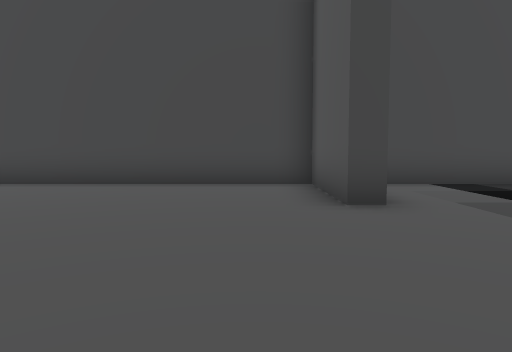
[1] (above)

16 first-person views from a walk through a Godot game level. The camera is 1.4 m above the floor, tilts 4° down and sees 70° across. The floor is counted in squares, 2 m on a side. Each view is taken from the middle of a square. On the plan, view 1 faces up. The plan holds only what a view shows up to about 11 squares ahead; the rest is blank. The place goes on beyond the plan.

[2]
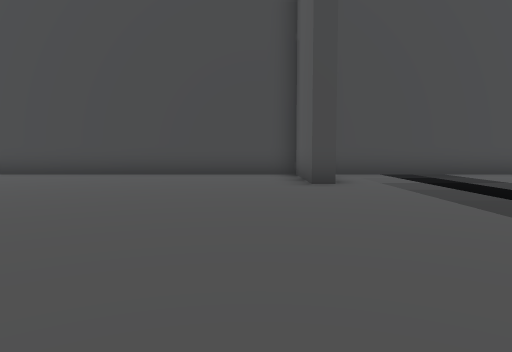

[3]
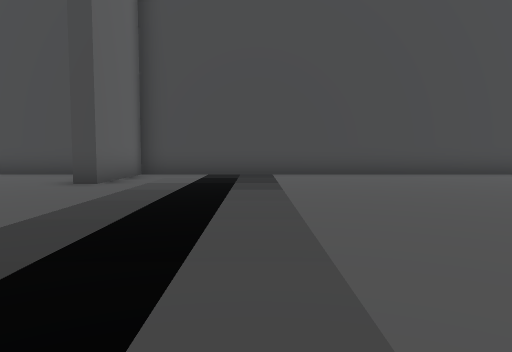

[4]
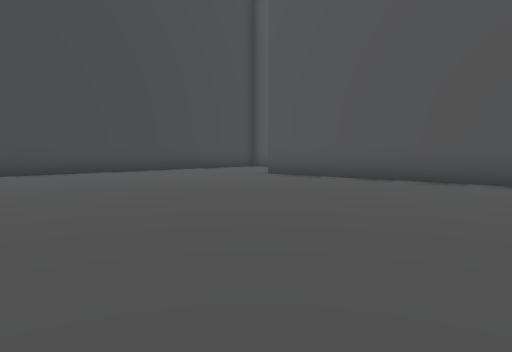

[5]
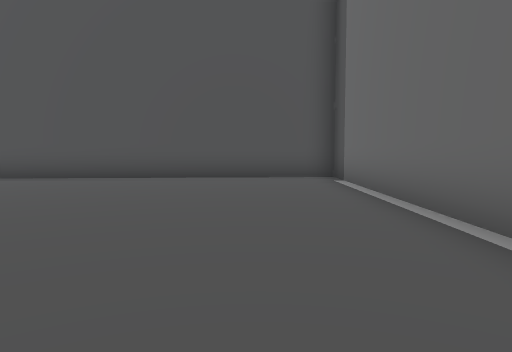

[6]
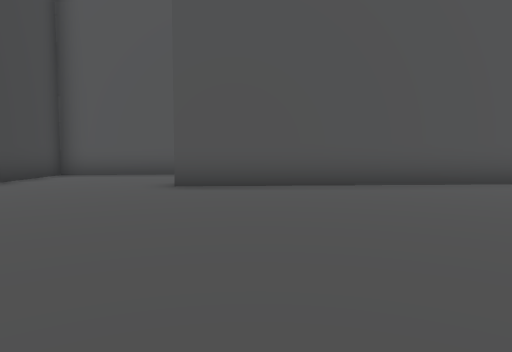

[7]
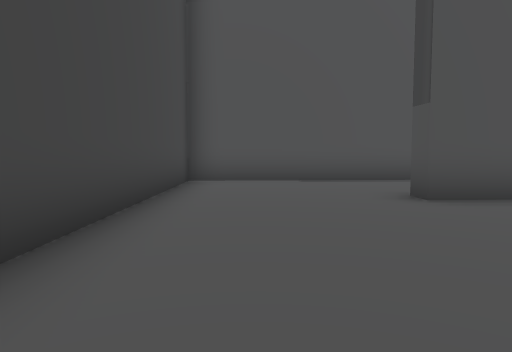

[8]
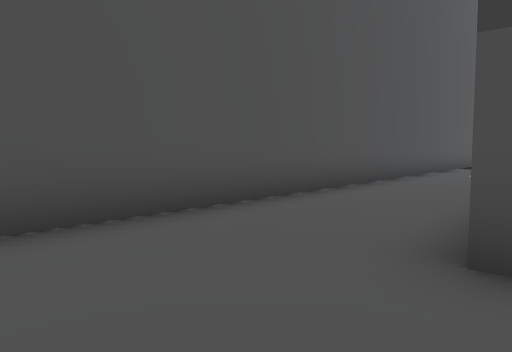

[9]
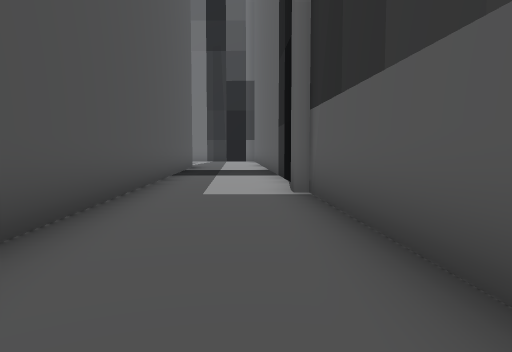

[10]
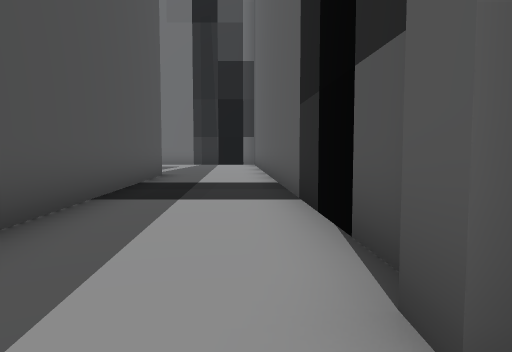

[11]
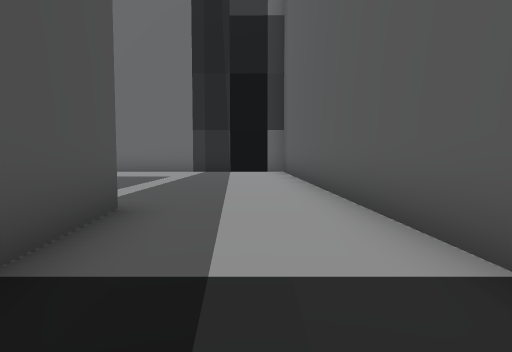

[12]
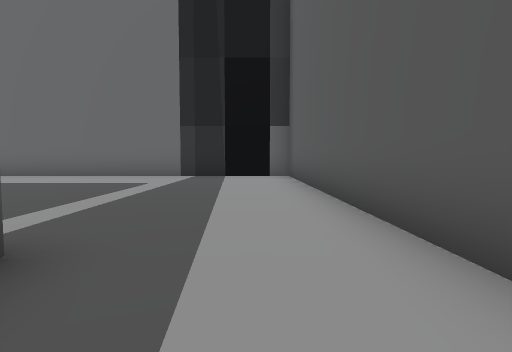

[13]
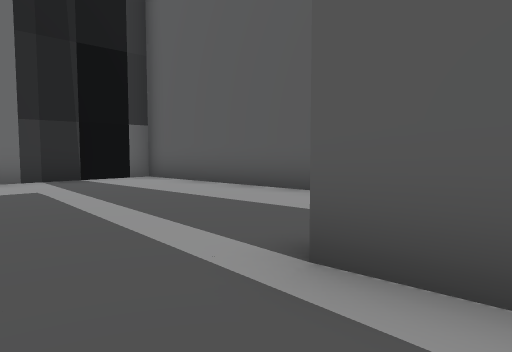

[14]
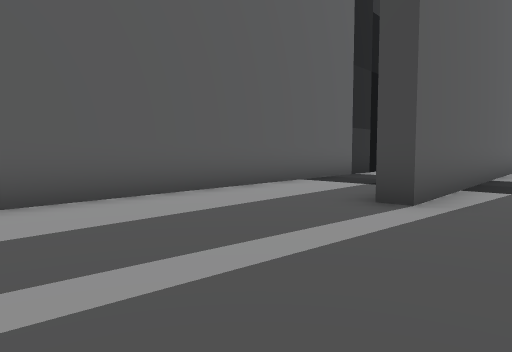

[15]
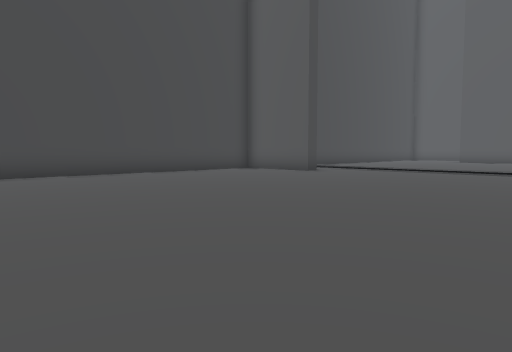

[16]
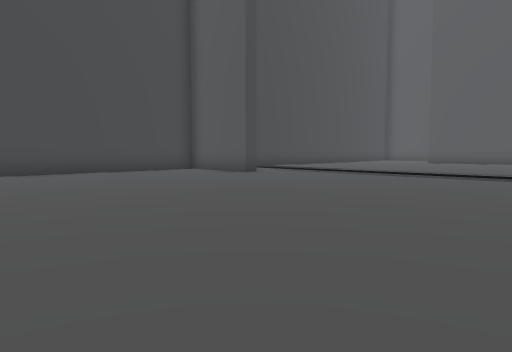

### Floor plan
Points are (right, up) in squares from view 1. A wall is a line through its corners. A room is listed if a view was taken in it or the views show most of it. See-through windows are left out.
Room 1 (views 1, 2, 3, 4, 5, 6, 7, 8, 9, 10, 11, 12, 15, 16)
walls: (7.9, -5) (14.6, -5.1) (14.1, 3.6) (14.7, 3.6); (14.9, -0.5) (15.1, -5.2); (15.4, -5) (15.4, -5.6); (15.2, -6) (15.7, -15.6); (18.7, -14.4) (17.4, 7.6) (1.7, 7.6) (1.7, 4.6) (1.2, 4.6) (1.2, 7.6) (-7.5, 7.6)
ways out: opening at (17.5, -14.5) to room 2
Room 2 (views 13, 14)
walls: (15.7, -15.6) (16.1, -22) (21.5, -22); (18.7, -6) (19.2, -14.4) (18.7, -14.4)
ways out: opening at (17.5, -14.5) to room 1

Positions as (right, up) in squares from view 1, and headings:
1: (0, 0), facing up
2: (0, -3), facing up
3: (5, -3), facing up
4: (6, -4), facing up-right
5: (5, -3), facing right
6: (7, 2), facing right
7: (9, 6), facing right
8: (14, 6), facing down-right
9: (16, 1), facing down
10: (16, -4), facing down
11: (17, -10), facing down
12: (17, -12), facing down
13: (21, -13), facing down-left
14: (21, -19), facing up-left
15: (-9, -3), facing up-right
16: (-7, -4), facing up-right
